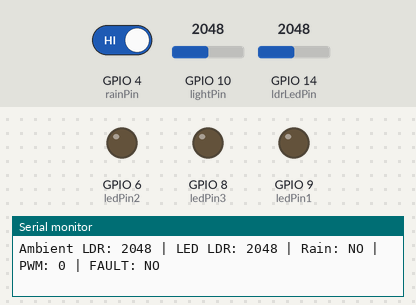
A sketch run on a simulated ESP32-S3. Shown: output pins drawn as LEDs (lit = HIGH), the last lines printed to the serial monitor. The inputs (shaded band) are chosen by the test bench; at power-on: GPIO 10 (lightPin) = 2048, GPIO 4 (rainPin) HIGH, GPIO 14 (ldrLedPin) = 2048. WiFi joins after 1.5 s; servers stay silent unless stated; no MQTT or app messages arrive unless stated.

Above: at 2.7 s.
2.8 s: GPIO 10 (lightPin) set to 2938
4.8 s: GPIO 10 (lightPin) set to 3046
At 6.5 s:
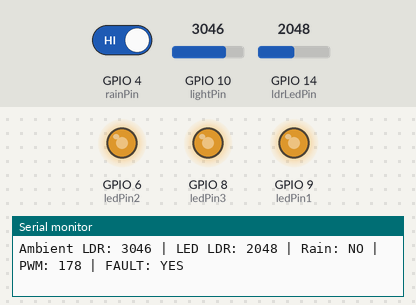
7.1 s: GPIO 4 (rainPin) driven LOW
At 8.9 s:
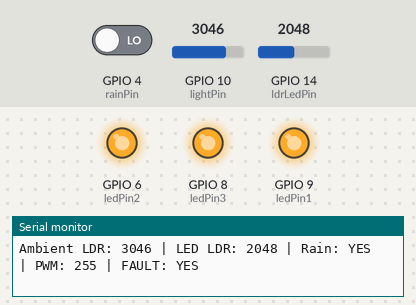
9.2 s: GPIO 14 (ldrLedPin) set to 1940
12.3 s: GPIO 4 (rainPin) driven HIGH
At 14.3 s:
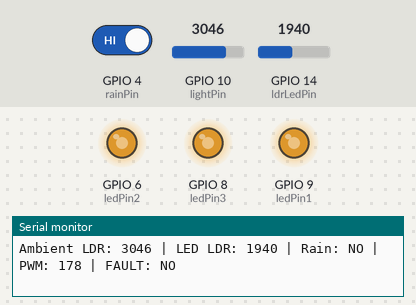
Timing chart, 0 to 15.3 s (numbered marks = the images above; inputs shaded):
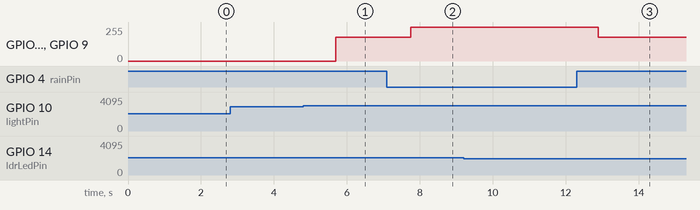

Measured:
- the behaviour switches between 2999 and 3000 on GPIO 10 (lightPin) (found by bisection; images 0 and 1)
- after the input at 4.8 s, GPIO 6 (ledPin2), GPIO 8 (ledPin3), GPIO 9 (ledPin1): 0/255 → 178/255 after 0.89 s
- after the input at 7.1 s, GPIO 6 (ledPin2), GPIO 8 (ledPin3), GPIO 9 (ledPin1): 178/255 → 255/255 after 0.65 s
- after the input at 12.3 s, GPIO 6 (ledPin2), GPIO 8 (ledPin3), GPIO 9 (ledPin1): 255/255 → 178/255 after 0.59 s

The sketch:

street_light_controller.ino.ino
```cpp
#include <WiFi.h>
#include <PubSubClient.h>

// ===== Wi-Fi credentials =====
#define WIFI_SSID "cslab"
#define WIFI_PASS "aksesg31"

// ===== MQTT broker =====
#define MQTT_SERVER "broker.hivemq.com"
#define MQTT_PORT 1883

#define MQTT_RAIN_TOPIC        "streetlight/rain"
#define MQTT_LDR_AMBIENT_TOPIC "streetlight/ldr_ambient"
#define MQTT_LDR_LED_TOPIC     "streetlight/ldr_led"
#define MQTT_LED_FAULT_TOPIC   "streetlight/led_fault"

// ===== Pins =====
const int rainPin   = 4;     // Rain sensor (LOW = rain)
const int ledPin1   = 9;
const int ledPin2   = 6;
const int ledPin3   = 8;
const int lightPin  = 10;    // Ambient LDR
const int ldrLedPin = 14;    // LDR under LED (fault detection)

// ===== Thresholds =====
const int darkThreshold  = 3000;
const int dimBrightness  = 178;   // 70%
const int maxBrightness  = 255;   // 100%
const int ledFaultThresh = 2000;
const int sampleCount    = 5;

WiFiClient espClient;
PubSubClient client(espClient);

// ===== Wi-Fi =====
void setupWiFi() {
  Serial.print("Connecting to Wi-Fi");
  WiFi.begin(WIFI_SSID, WIFI_PASS);
  while (WiFi.status() != WL_CONNECTED) {
    Serial.print(".");
    delay(500);
  }
  Serial.println("\nWi-Fi connected");
  Serial.print("IP: ");
  Serial.println(WiFi.localIP());
}

// ===== MQTT =====
void reconnectMQTT() {
  while (!client.connected()) {
    Serial.print("Connecting to MQTT...");
    if (client.connect("ESP32-StreetLight")) {
      Serial.println(" connected");
    } else {
      Serial.print(" failed, retrying...");
      delay(2000);
    }
  }
}

// ===== Average ADC read =====
int readAverage(int pin, int samples) {
  long sum = 0;
  for (int i = 0; i < samples; i++) {
    sum += analogRead(pin);
    delay(5);
  }
  return sum / samples;
}

// ===== LED fault detection =====
bool detectLedFault(int ledBrightness, int ledLdrValue) {
  if (ledBrightness == 0) return false;
  return (ledLdrValue > ledFaultThresh);
}

void setup() {
  Serial.begin(115200);

  pinMode(rainPin, INPUT);
  pinMode(ledPin1, OUTPUT);
  pinMode(ledPin2, OUTPUT);
  pinMode(ledPin3, OUTPUT);

  setupWiFi();
  client.setServer(MQTT_SERVER, MQTT_PORT);
}

void loop() {
  if (!client.connected()) reconnectMQTT();
  client.loop();

  // ===== Read sensors =====
  int rainDetected  = digitalRead(rainPin);      // LOW = rain
  int ambientLdr    = analogRead(lightPin);      // Ambient light
  int ledLdrValue   = readAverage(ldrLedPin, sampleCount); // LED LDR

  bool isDark    = ambientLdr >= darkThreshold;
  bool isRaining = rainDetected == LOW;

  // ===== LED brightness logic =====
  int ledBrightness = 0;

  if (isDark && isRaining) {
    ledBrightness = maxBrightness;   // Night + rain
  }
  else if (isDark || isRaining) {
    ledBrightness = dimBrightness;   // Night OR rain
  }
  else {
    ledBrightness = 0;               // Day + no rain
  }

  // ===== Apply PWM =====
  analogWrite(ledPin1, ledBrightness);
  analogWrite(ledPin2, ledBrightness);
  analogWrite(ledPin3, ledBrightness);

  // ===== Fault detection =====
  bool ledFault = detectLedFault(ledBrightness, ledLdrValue);

  // ===== MQTT publish =====
  client.publish(MQTT_RAIN_TOPIC, isRaining ? "1" : "0");
  client.publish(MQTT_LDR_AMBIENT_TOPIC, String(ambientLdr).c_str());
  client.publish(MQTT_LDR_LED_TOPIC, String(ledLdrValue).c_str());
  client.publish(MQTT_LED_FAULT_TOPIC, ledFault ? "1" : "0");

  // ===== Serial debug =====
  Serial.print("Ambient LDR: "); Serial.print(ambientLdr);
  Serial.print(" | LED LDR: "); Serial.print(ledLdrValue);
  Serial.print(" | Rain: "); Serial.print(isRaining ? "YES" : "NO");
  Serial.print(" | PWM: "); Serial.print(ledBrightness);
  Serial.print(" | FAULT: "); Serial.println(ledFault ? "YES" : "NO");

  delay(1000);
}
```
